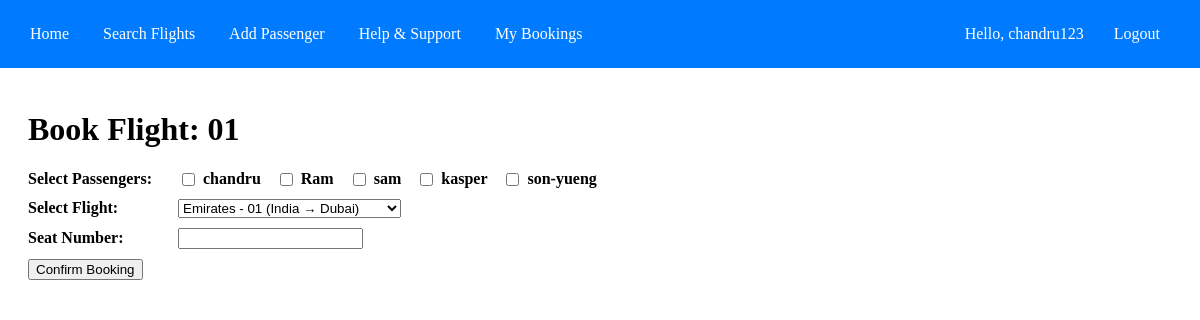
The app's page /flights/1/book/ (signed in), older data.
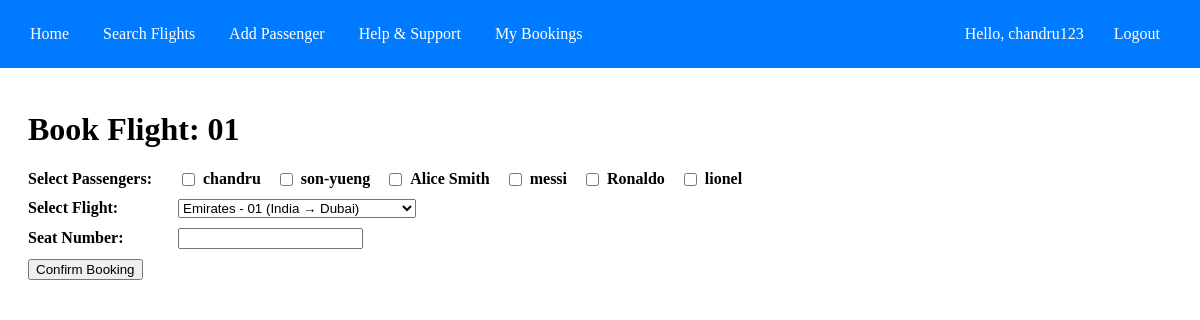
The same page, newer data.
### reservations/models.py (models this page shows, shortened)
class Flight(models.Model):
    airline = models.ForeignKey(Airline, on_delete=models.CASCADE)
    flight_number = models.CharField(max_length=10, unique=True)
    departure_city = models.CharField(max_length=100)
    destination_city = models.CharField(max_length=100)
    departure_time = models.DateTimeField()
    arrival_time = models.DateTimeField()
    price = models.DecimalField(max_digits=10, decimal_places=2)
    def __str__(self):
        return f"{self.airline.name} - {self.flight_number} ({self.departure_city} → {self.destination_city})"

class Passenger(models.Model):
    user = models.OneToOneField(User, on_delete=models.CASCADE, null=True, blank=True)
    name = models.CharField(max_length=100)
    email = models.EmailField(unique=True)

### reservations/views.py (the view)
# urls.py: path('flights/<int:flight_id>/book/', book_flight, name='book_flight'),
@login_required
def book_flight(request, flight_id):
    flight = Flight.objects.get(id=flight_id)
    if request.method == 'POST':
        form = ReservationForm(request.POST)
        if form.is_valid():
            passengers = form.cleaned_data['passengers']  # Get selected passengers
            seat_number = form.cleaned_data['seat_number']
            reservation = Reservation.objects.create(user=request.user,flight=flight, seat_number=seat_number)
            reservation.passengers.set(passengers)  # ✅ Assign multiple passengers
            subject = "Flight Booking Confirmation"
            passenger_names = ", ".join([p.name for p in passengers])
            message = f"Dear {request.user.username},\n\n"
            message += f"Your flight {flight.flight_number} has been booked successfully.\n"
            message += f"Passengers: {passenger_names}\n"
            message += f"Seat Number: {seat_number}\n\n"
            message += "Thank you for choosing us!\nSafe travels!"
            send_mail(
                subject,
                message,
                settings.EMAIL_HOST_USER,  # Sender email
                [''],  # Recipient email
                fail_silently=False,  # Set to False to raise an error if email fails
            )
            return redirect('booking_confirmation', reservation_id=reservation.id)
    else:
        form = ReservationForm(initial={'flight': flight})
    return render(request, 'reservations/book_flight.html', {'form': form, 'flight': flight})

### reservations/forms.py
class ReservationForm(forms.ModelForm):
    passengers = forms.ModelMultipleChoiceField(
        queryset=Passenger.objects.all(),
        widget=forms.CheckboxSelectMultiple,  # ✅ Allows selecting multiple passengers
        required=True,
        label="Select Passengers"
    )
    flight = forms.ModelChoiceField(
        queryset=Flight.objects.all(),
        empty_label="Select Flight",
        label="Select Flight"
    )
    class Meta:
        model = Reservation
        fields = ['passengers', 'flight', 'seat_number']

### reservations/templates/reservations/book_flight.html (shortened to what this page needs)
{% extends 'base.html' %}
{% load static %}
{% block extra_head %}
    <link rel="stylesheet" href="{% static 'css/bookflight.css' %}" />
{% endblock %}
{% block content %}
    <h1>Book Flight: {{ flight.flight_number }}</h1>
    <form method="POST">
    <div class="form-group">
    <label>Select Passengers:</label>
    <div class="field">
    {% for passenger in form.passengers.field.queryset %}
        <div class="passenger-checkbox">
            <input type="checkbox" name="passengers" value="{{ passenger.id }}">
            <label>{{ passenger.name }}</label>
        </div>
    {% endfor %}
    </div>
    </div>
    <div class="form-group">
    <label>Select Flight:</label>
    <div class="field">
    {{ form.flight }}
    </div>
    </div>
    <div class="form-group">
    <label>Seat Number:</label>
    <div class="field">
    {{ form.seat_number }}
    </div>
    </div>
    <button type="submit">Confirm Booking</button>
    </form>
{% endblock %}

### reservations/templates/base.html (shortened to what this page needs)
{% load static %}
<!DOCTYPE html>
<html lang="en">
<head>
    <link rel="stylesheet" href="{% static 'css/styles.css' %}">
    <link rel="stylesheet" href="https://cdnjs.cloudflare.com/ajax/libs/font-awesome/6.7.2/css/all.min.css" />
    {% block extra_head %}{% endblock %}
</head>
<body>
    <div class="navbar">
        <div>
            <a href="{% url 'flight_list' %}">Home</a>
            <a href="{% url 'flight_list' %}">Search Flights</a>
            <a href="#" onclick="openPassengerForm(); return false;">Add Passenger</a>
            <a href="{% url 'helpandsupport' %}">Help & Support</a>
            {% if user.is_authenticated %}
                <a href="{% url 'my_bookings' %}">My Bookings</a>
            {% else %}
                <a href="{% url 'login' %}">Login to view bookings</a>
            {% endif %}
        </div>
        <div class="nav-right">
            {% if user.is_authenticated %}
                <span>Hello, {{ user.username }}</span>
                <a href="{% url 'logout' %}">Logout</a>
            {% else %}
                <a href="{% url 'login' %}">Login</a>
                <a href="{% url 'register' %}">Register</a>
            {% endif %}
        </div>
    </div>
    <div class="content">
        {% block content %}{% endblock %}
    </div>
</body>
</html>

### reservations/static/css/styles.css (style rules this page uses)
.navbar { width: 100%; background-color: #007bff; padding: 15px; display: flex; justify-content: space-between; align-items: center; position: fixed; top: 0; left: 0; z-index: 1000; }
.navbar a { color: white; text-decoration: none; padding: 10px 15px; }
.nav-right { display: flex; align-items: center; padding-right: 40px; }
.nav-right span { color: white; padding-right: 15px; }
.content { margin-top: 70px; padding: 20px; }

### reservations/static/css/bookflight.css (style rules this page uses)
.form-group { display: flex; align-items: center; justify-content: space-between; margin-bottom: 10px; }
.form-group label { font-weight: bold; width: 150px; }
.form-group .field { flex-grow: 1; text-align: left; display: flex; gap: 15px; }
.passenger-checkbox { display: flex; align-items: center; }
.passenger-checkbox label { margin-left: 5px; width: auto; }

Row changes from the older to the newer data that the page shows:
removed Passenger: name "Ram"
removed Passenger: name "sam"
removed Passenger: name "kasper"
added Passenger: name "Alice Smith"
added Passenger: name "messi"
added Passenger: name "Ronaldo"
added Passenger: name "lionel"
